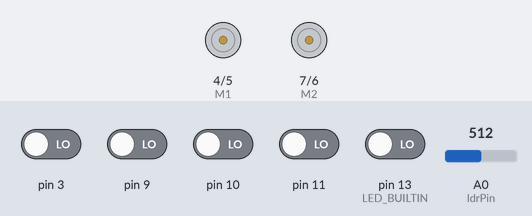
The sketch below on a simulated Arduino Uno, built with avr-gcc and run on an emulated ATmega328P. Shown: direction and speed pins drawn as motors (green arrow = direction pin HIGH = forward, orange = LOW = backward, longer = more drive). The inputs (shaded band) are chosen by the test bench; at power-on: pin 3, pin 9–11, pin 13 (LED_BUILTIN) LOW, A0 (ldrPin) = 512. What the sketch prints to the serial monitor is not drawn.

Above: at 7.2 s.
7.3 s: A0 (ldrPin) set to 885
8.8 s: A0 (ldrPin) set to 907
At 9.3 s:
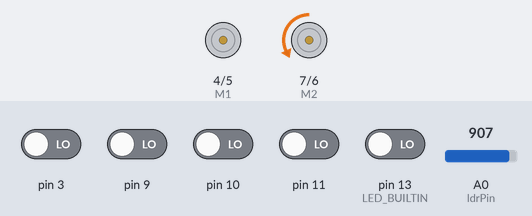
Timing chart, 0 to 11.8 s (numbered marks = the images above; inputs shaded):
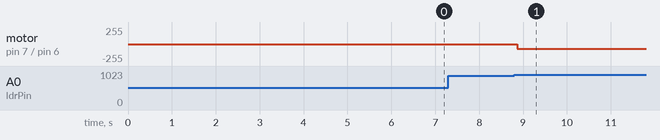

The sketch:

Line-tracing_Race_Car_Code.ino
```cpp
#include <QTRSensors.h>

int KP = 0.01; //start by something small that just makes the bot follow the line at a slow speed
int KD = 0; //slowly increase the speeds and adjust this value. (Kp < Kd)


#define M1_min_speed 50  //min speed of the M1
#define M2_min_speed 50  //min speed of the M2
#define M1_max_speed 150 //max speed of the M1
#define M2_max_speed 150 //max speed of the M2

#define DEBUG 0

// standard PWM DC control
int E1 = 5; // motor 1 speed control        //M1 is right wheel
int M1 = 4; // motor 1 direction control
int E2 = 6; // motor 2 speed control
int M2 = 7; // motor 2 direction control    //M2 is left wheel

//void reverse(char a, char b) // reverse
//{
//  analogWrite(E1, a);
//  digitalWrite(M1, LOW);
//  analogWrite(E2, b);
//  digitalWrite(M2, LOW);
//}
void advance(char a, char b) // move forward
{
    analogWrite(E2, a);
    digitalWrite(M2, LOW);
    analogWrite(E1, b);
    digitalWrite(M1, HIGH);
}
//void turn_L (char a, char b) // turn left
//{
//  analogWrite(E1, a);
//  digitalWrite(M1, HIGH);
//  analogWrite(E2, b);
//  digitalWrite(M2, HIGH);
//}
//void turn_R (char a, char b) // turn right
//{
//  analogWrite(E1,a);
//  digitalWrite(M1, HIGH);
//  analogWrite(E2, b);
//  digitalWrite(M2, HIGH);
//}

int ldrPin = A0; // random pin position
int ldrStatus;

const uint8_t SensorCount = 5;
uint16_t sensorValues[SensorCount];
QTRSensorsRC qtr((unsigned char[]) {3,9,10,11,13} , SensorCount, 2500, QTR_NO_EMITTER_PIN);


//Global Variables
int limit = 900;
int motorSpeed = 0 ;
int error = 0;

void setup() {
  // put your setup code here, to run once:
  digitalWrite(LED_BUILTIN, HIGH); // turn on Arduino's LED to indicate we are in calibration mode

  for (unsigned long i = 0; i < 200; i++)
    {
        qtr.calibrate();
        Serial.println("Calibrating");
    }

  digitalWrite(LED_BUILTIN, LOW); // turn off Arduino's LED to indicate we are done with calibration

  // print the calibration minimum values measured when emitters were on
  Serial.begin(19200);
  delay(1000);

  int i;
  for (i = 4; i <= 7; i++){
    pinMode(i, OUTPUT);

  pinMode(ldrPin, INPUT);
  Serial.println("STARTING TO DRIVE");
}}

int lastError = 0;
void pid_calculations(){
    uint16_t sensors[5];
    uint16_t position = qtr.readLine(sensors);
    for(uint8_t i=0; i<SensorCount;i++){
    Serial.println(i,sensorValues[i]);
    Serial.println("\t");

    error = position - 2000;
    motorSpeed = KP * error + KD * (error - lastError);
    lastError = error;
    Serial.println("error:");
    Serial.println(error);
    }
}

void driving(){
  int leftMotorSpeed = 80 - motorSpeed;
  int rightMotorSpeed = 80 + motorSpeed;

  if (leftMotorSpeed < 30) leftMotorSpeed = 30;
  else if (leftMotorSpeed > 255) leftMotorSpeed = M1_max_speed;
  if (rightMotorSpeed < 30) rightMotorSpeed = 30;
  else if (rightMotorSpeed > 255) rightMotorSpeed = M2_max_speed;
  Serial.println(error);

  if(error >= 2000){
    advance(0,70);
  }
  else if(error > 1000){
    advance(0,75);
  }
  else if(error > 0){
    advance(0,85);
  }
  else if(error == 0){
    advance(100,100);
  }
  else if(error > -1000){
    advance(85,0);
  }
  else if (error> -2000){
    advance(75,0);
  }
  else if(error <= -2000){
    advance(70,0);
  }


}

void loop() {
  // main code here, to run repeatedly:
  //start calculations and drive
  ldrStatus = analogRead(ldrPin);

  if(ldrStatus < limit){
    analogWrite(E1,0);
    digitalWrite(M1, HIGH);
    analogWrite(E2, 0);
    digitalWrite(M2, HIGH);
    Serial.println("ldrStatus:");
    Serial.println(ldrStatus);

  }
  else{
    limit = 0;
    pid_calculations();
    driving();

    Serial.println("ldrStatusNEW:");
    Serial.println(ldrStatus);

  }
}
```

Measured:
- the behaviour switches between 899 and 900 on A0 (ldrPin) (found by bisection; images 0 and 1)
- after the input at 8.8 s, motor on pin 7 (M2) / pin 6 (E2): stopped → backward 70/255 after 0.06 s
